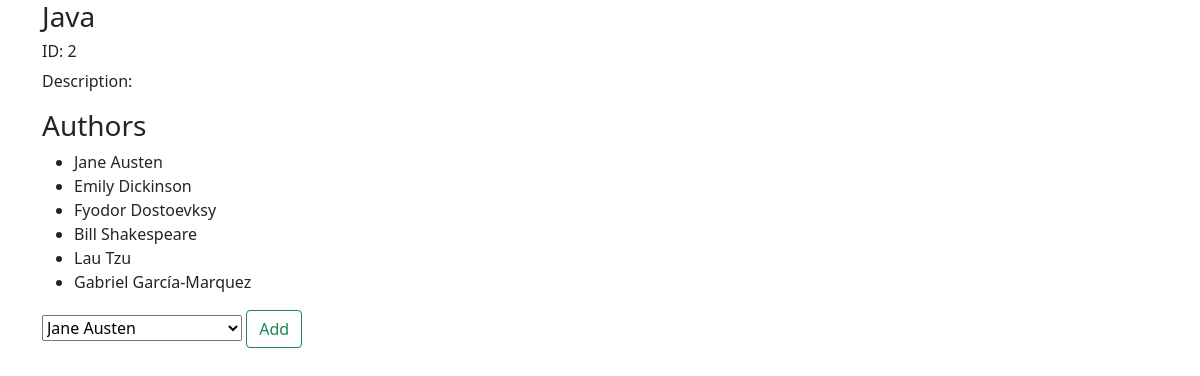
The page /books/2 on the database its author committed.
### books_authors_app/models.py (models this page shows, shortened)
class Book(models.Model):
    title = models.CharField(max_length=150)
    description = models.TextField()
    created_at = models.DateTimeField(auto_now_add=True)
    updated_at = models.DateTimeField(auto_now=True)

class Author(models.Model):
    first_name = models.CharField(max_length=50)
    last_name = models.CharField(max_length=50)
    notes = models.TextField(null=True)
    books = models.ManyToManyField(Book, related_name='authors')
    created_at = models.DateTimeField(auto_now_add=True)
    updated_at = models.DateTimeField(auto_now=True)

### books_authors_app/views.py (the view)
def view_book(request, book_id):
    book = Book.objects.get(id=book_id)
    if request.method == 'GET':
        authors = book.authors.all()
        all_authors = Author.objects.all()
        context = {
            'book': book,
            'authors': authors,
            'all_authors': all_authors
        }
        return render(request, 'view_book.html', context)
    elif request.method == 'POST':
        new_author = Author.objects.get(id=request.POST['new_authors'])
        book.authors.add(new_author)
        return redirect(f'/books/{book_id}')

### books_authors_app/templates/view_book.html (shortened to what this page needs)
{% extends "base.html" %}
{% block content %}
    <div class="row">
        <div class="col-10">
            <h3>{{book.title}}</h3>
            <h6>ID: {{book.id}}</h6>
            <p>Description: {{book.description}}</p>
        </div>
    </div>
    <div class="row">
        <div class="col-10">
            <h3>Authors</h3>
            <ul>
                {% for author in authors %}
                    <li>
                        {{author.first_name}} {{author.last_name}}
                    </li>
                {% endfor %}
            </ul>
            <form method="POST" action="{{book.id}}/new">
                <select name="new_authors">
                    {% for author in all_authors %}
                        <option value="{{author.id}}">{{author.first_name}} {{author.last_name}}</option>
                    {% endfor %}
                </select>
                <button type="submit" class="btn btn-outline-success">Add</button>
            </form>
        </div>
    </div>
{% endblock %}

### rows shown on the page
Book: id "2"
Author: first_name "Jane", last_name "Austen"
Author: first_name "Emily", last_name "Dickinson"
Author: first_name "Fyodor", last_name "Dostoevksy"
Author: first_name "Bill", last_name "Shakespeare"
Author: first_name "Lau", last_name "Tzu"
Author: first_name "Gabriel", last_name "García-Marquez"

### other values the page prints
form field new_authors "Jane Austen"
